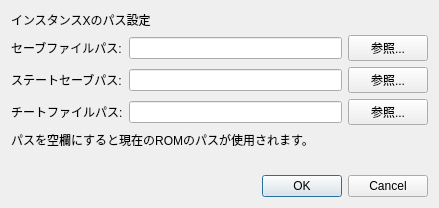
<?xml version="1.0" encoding="UTF-8"?>
<ui version="4.0">
 <class>PathSettingsDialog</class>
 <widget class="QDialog" name="PathSettingsDialog">
  <property name="geometry">
   <rect>
    <x>0</x>
    <y>0</y>
    <width>439</width>
    <height>185</height>
   </rect>
  </property>
  <property name="windowTitle">
   <string>パス設定 - melonDS</string>
  </property>
  <layout class="QGridLayout" name="gridLayout">
   <item row="3" column="0">
    <widget class="QLabel" name="label_4">
     <property name="text">
      <string>チートファイルパス:</string>
     </property>
    </widget>
   </item>
   <item row="3" column="2">
    <widget class="QPushButton" name="btnCheatFileBrowse">
     <property name="text">
      <string>参照...</string>
     </property>
    </widget>
   </item>
   <item row="2" column="0">
    <widget class="QLabel" name="label_3">
     <property name="text">
      <string>ステートセーブパス:</string>
     </property>
    </widget>
   </item>
   <item row="5" column="0" colspan="3">
    <widget class="QLabel" name="label_5">
     <property name="text">
      <string/>
     </property>
    </widget>
   </item>
   <item row="2" column="1">
    <widget class="QLineEdit" name="txtSavestatePath">
     <property name="clearButtonEnabled">
      <bool>true</bool>
     </property>
    </widget>
   </item>
   <item row="1" column="2">
    <widget class="QPushButton" name="btnSaveFileBrowse">
     <property name="text">
      <string>参照...</string>
     </property>
    </widget>
   </item>
   <item row="3" column="1">
    <widget class="QLineEdit" name="txtCheatFilePath">
     <property name="clearButtonEnabled">
      <bool>true</bool>
     </property>
    </widget>
   </item>
   <item row="6" column="0" colspan="3">
    <widget class="QDialogButtonBox" name="buttonBox">
     <property name="orientation">
      <enum>Qt::Horizontal</enum>
     </property>
     <property name="standardButtons">
      <set>QDialogButtonBox::Cancel|QDialogButtonBox::Ok</set>
     </property>
    </widget>
   </item>
   <item row="2" column="2">
    <widget class="QPushButton" name="btnSavestateBrowse">
     <property name="text">
      <string>参照...</string>
     </property>
    </widget>
   </item>
   <item row="1" column="0">
    <widget class="QLabel" name="label_2">
     <property name="text">
      <string>セーブファイルパス:</string>
     </property>
    </widget>
   </item>
   <item row="4" column="0" colspan="3">
    <widget class="QLabel" name="label">
     <property name="text">
      <string>パスを空欄にすると現在のROMのパスが使用されます。</string>
     </property>
    </widget>
   </item>
   <item row="1" column="1">
    <widget class="QLineEdit" name="txtSaveFilePath">
     <property name="clearButtonEnabled">
      <bool>true</bool>
     </property>
    </widget>
   </item>
   <item row="0" column="0" colspan="3">
    <widget class="QLabel" name="lblInstanceNum">
     <property name="text">
      <string>インスタンスXのパス設定</string>
     </property>
    </widget>
   </item>
  </layout>
 </widget>
 <tabstops>
  <tabstop>txtSaveFilePath</tabstop>
  <tabstop>btnSaveFileBrowse</tabstop>
  <tabstop>txtSavestatePath</tabstop>
  <tabstop>btnSavestateBrowse</tabstop>
  <tabstop>txtCheatFilePath</tabstop>
  <tabstop>btnCheatFileBrowse</tabstop>
 </tabstops>
 <resources/>
 <connections>
  <connection>
   <sender>buttonBox</sender>
   <signal>accepted()</signal>
   <receiver>PathSettingsDialog</receiver>
   <slot>accept()</slot>
   <hints>
    <hint type="sourcelabel">
     <x>248</x>
     <y>254</y>
    </hint>
    <hint type="destinationlabel">
     <x>157</x>
     <y>274</y>
    </hint>
   </hints>
  </connection>
  <connection>
   <sender>buttonBox</sender>
   <signal>rejected()</signal>
   <receiver>PathSettingsDialog</receiver>
   <slot>reject()</slot>
   <hints>
    <hint type="sourcelabel">
     <x>316</x>
     <y>260</y>
    </hint>
    <hint type="destinationlabel">
     <x>286</x>
     <y>274</y>
    </hint>
   </hints>
  </connection>
 </connections>
</ui>
